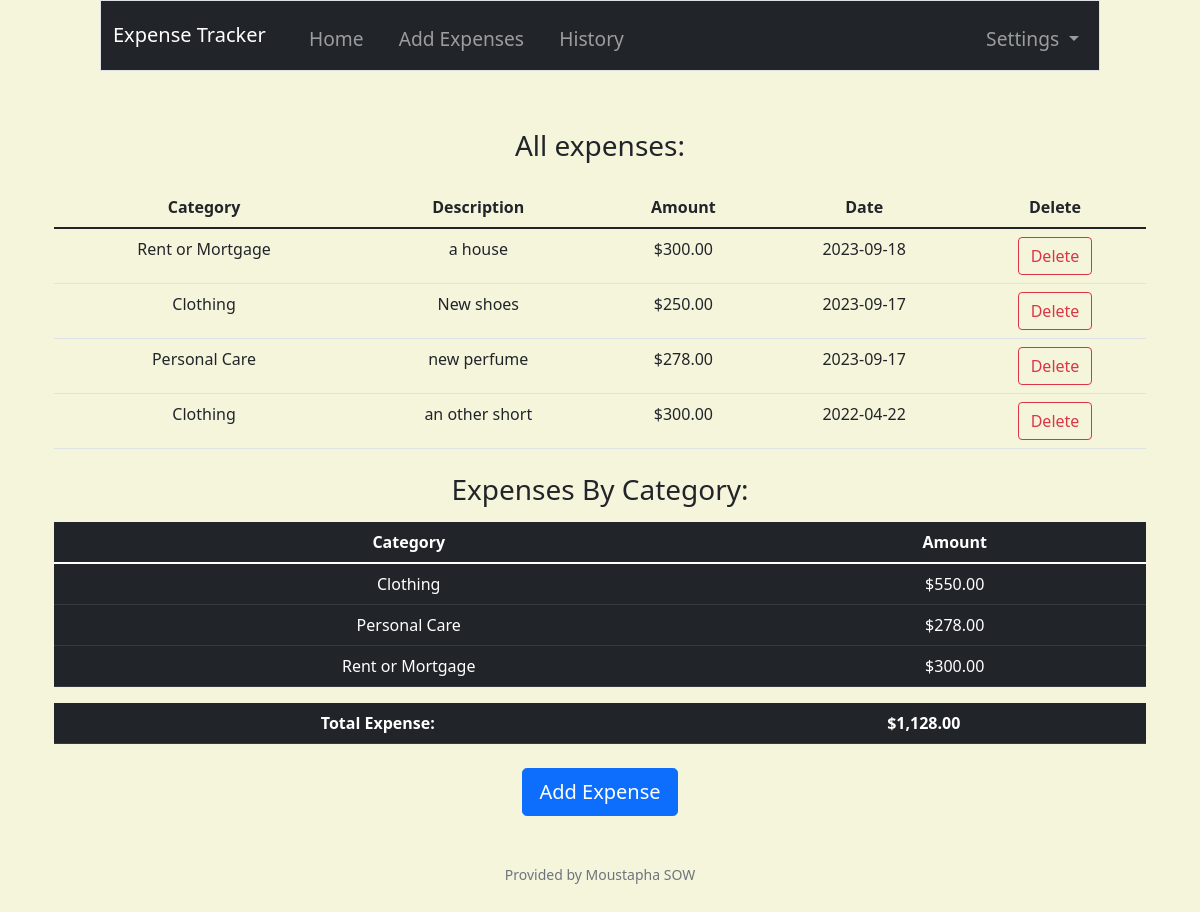
/ (signed in), run on the app's committed database.
### tables this page shows
CREATE TABLE expenses (
    id INTEGER PRIMARY KEY AUTOINCREMENT NOT NULL,
    user_id INTEGER NOT NULL,
    description TEXT NOT NULL,
    amount NUMERIC NOT NULL,
    date DATE NOT NULL,
    category TEXT,
    FOREIGN KEY (user_id) REFERENCES users (id)
);

### app.py (the view)
@app.route("/", methods=["GET", "POST"])
@login_required
def index():
    all_rows = db.execute("SELECT * FROM expenses WHERE user_id = ? ORDER BY date DESC", session["user_id"])
    user = db.execute("SELECT username FROM users WHERE id = ?", session["user_id"])
    username = user[0]["username"]
    if len(all_rows) == 0:
        return render_template("new.html", username=username)
    user = db.execute("SELECT * FROM users WHERE id = ?", session["user_id"])
    username = user[0]["username"]
    rows = db.execute("SELECT category, SUM(amount) AS total_amount FROM expenses WHERE user_id = ? GROUP BY category", session["user_id"])
    total = db.execute("SELECT SUM(amount) AS total_expense FROM expenses WHERE user_id = ?", session["user_id"])
    total_expense = total[0]["total_expense"]
    return render_template("index.html", rows=rows, username=username, all_rows=all_rows, total_expense=total_expense)

### app.py (called while the page is built)
@app.after_request
def after_request(response):
    response.headers["Cache-Control"] = "no-cache, no-store, must-revalidate"
    response.headers["Expires"] = 0
    response.headers["Pragma"] = "no-cache"
    return response

### helpers.py (called while the page is built)
def login_required(f):
    @wraps(f)
    def decorated_function(*args, **kwargs):
        if session.get("user_id") is None:
            return redirect("/login")
        return f(*args, **kwargs)
    return decorated_function

def usd(value):
    return f"${value:,.2f}"

### templates/index.html (shortened to what this page needs)
{% extends "layout.html" %}
{% block main %}
    <h3 class="mt-3">All expenses:</h3>
    <table class="table table-sripped mt-4">
        <thead>
            <tr>
                <th>Category</th>
                <th>Description</th>
                <th>Amount</th>
                <th>Date</th>
                <th>Delete</th>
            </tr>
        </thead>
        <tbody>
            {% for row in all_rows %}
                <tr>
                    <td>{{ row.category }}</td>
                    <td>{{ row.description }}</td>
                    <td>{{ row.amount | usd }}</td>
                    <td>{{ row.date }}</td>
                    <td>
                        <form action="/delete" method="post">
                            <input class="btn btn-outline-danger" type="submit" value="Delete">
                        </form>
                    </td>
                </tr>
            {% endfor %}
        </tbody>
    </table>
    <h3 class="mt-4">Expenses By Category:</h3>
    <table class="table table-dark table-stripped mt-3">
        <thead>
            <tr>
                <th>Category</th>
                <th>Amount</th>
            </tr>
        </thead>
        <tbody>
            {% for row in rows %}
                <tr>
                    <td>{{ row.category }}</td>
                    <td>{{ row.total_amount | usd }}</td>
                </tr>
            {% endfor %}
        </tbody>
    </table>
    <table class="table table-dark table-stripped mt-3">
        <thead>
            <tr>
                <th>Total Expense:</th>
                <th>{{ total_expense | usd }}</th>
            </tr>
        </thead>
    </table>
    <a class="btn btn-primary btn-lg mt-2" href="/add">Add Expense</a>
{% endblock %}

### static/styles.css (style rules this page uses)
body::before { display: block; content: ''; height: 65px; }
body { background-color:beige; }

### data on the page
expenses: category "Rent or Mortgage", description "a house", amount "$300.00", date "2023-09-18", total_amount "$300.00"
expenses: category "Clothing", description "New shoes", amount "$250.00", date "2023-09-17"
expenses: category "Personal Care", description "new perfume", amount "$278.00", date "2023-09-17", total_amount "$278.00"
expenses: category "Clothing", description "an other short", amount "$300.00", date "2022-04-22"

### other printed values
{{ row.category }} "Clothing"
{{ row.total_amount | usd }} "$550.00"
{{ total_expense | usd }} "$1,128.00"
